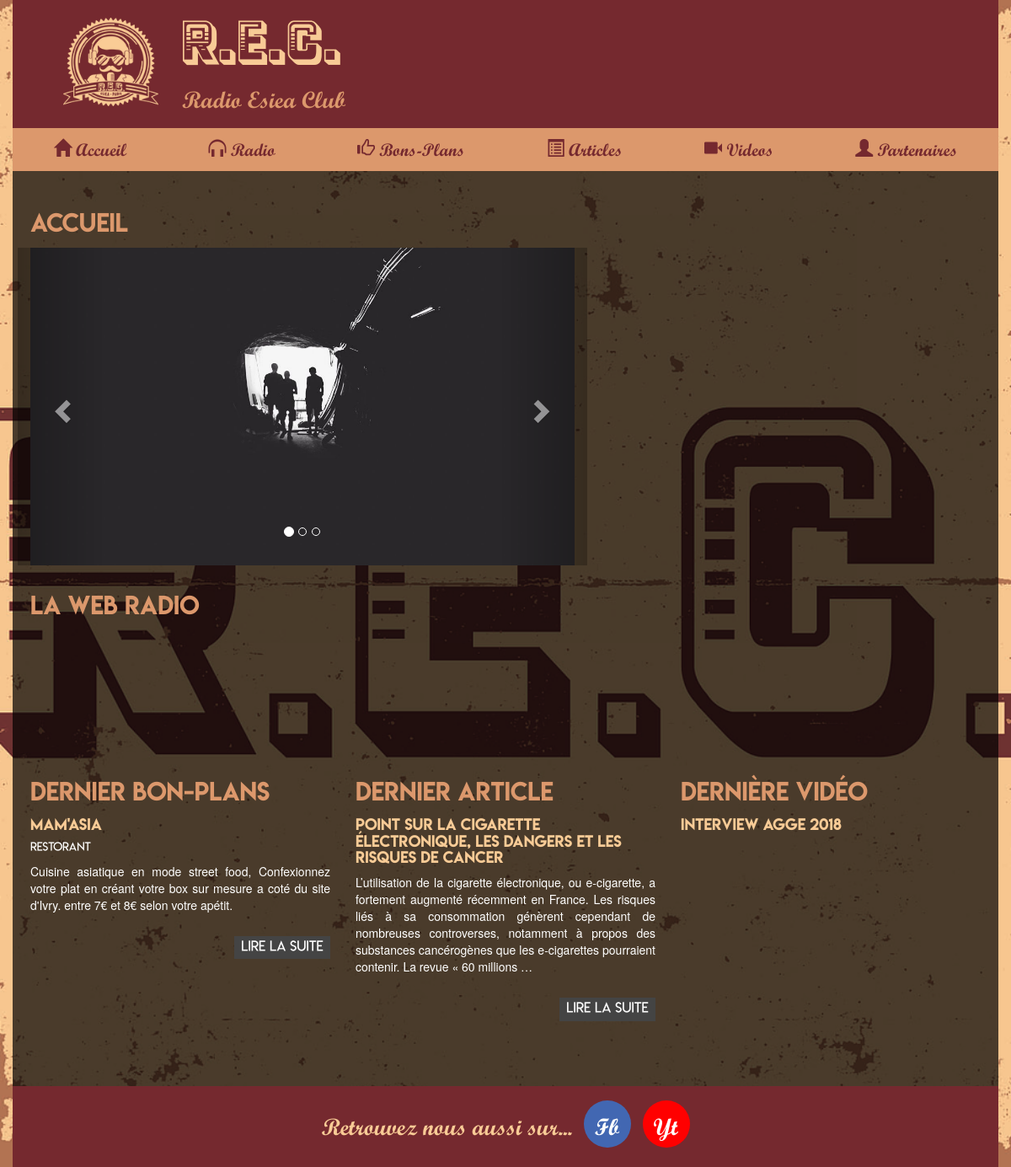
/, run on an earlier commit of the app's database.
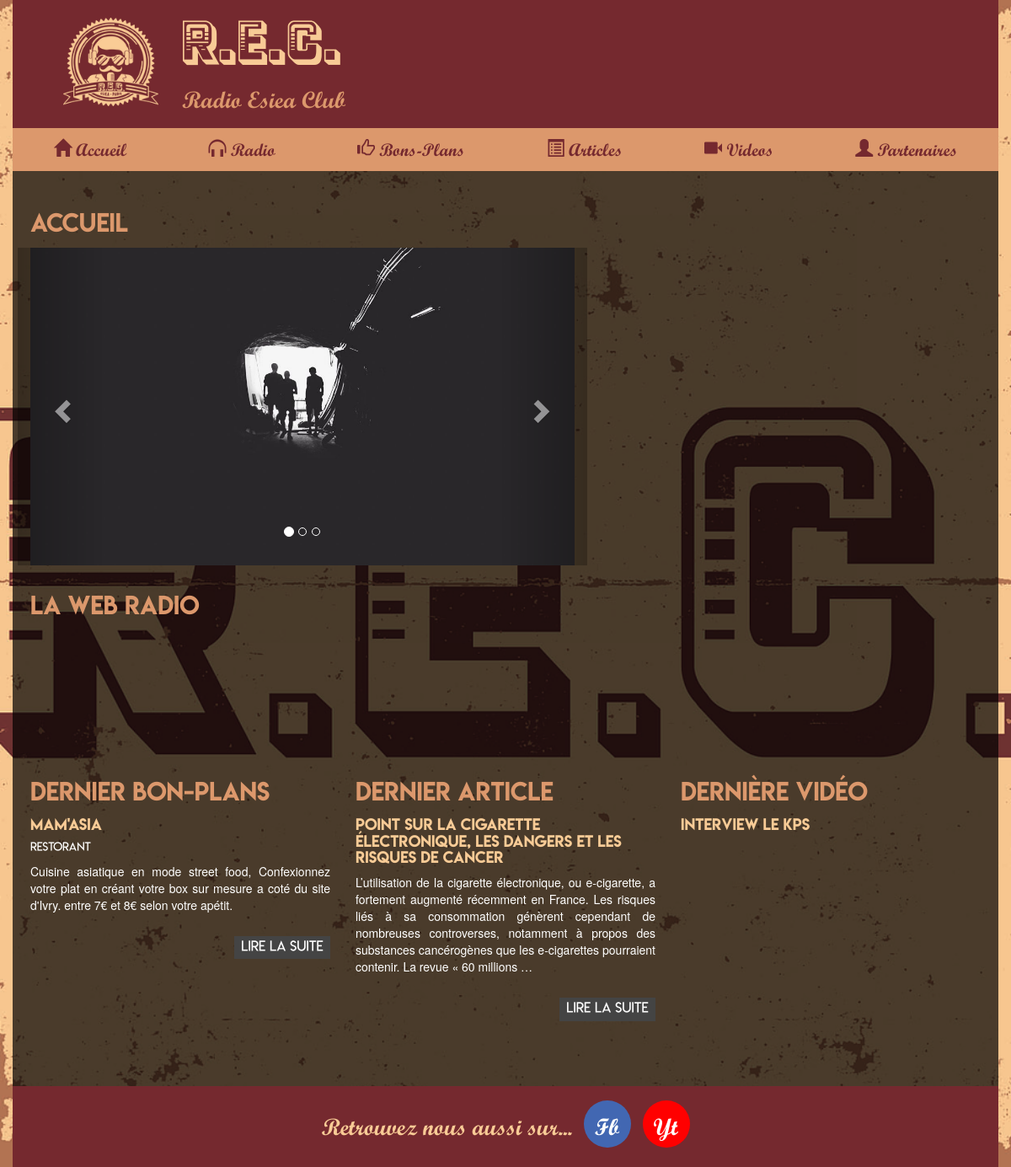
And on a later commit of the database.
### blog/models.py (models this page shows, shortened)
class BonPlan(models.Model):
    titre = models.CharField(max_length=200)
    auteur = models.CharField(max_length=200, default='', blank=True)
    type = models.CharField(max_length=250)
    adresse = models.CharField(max_length=500)
    contenu = models.TextField(null=True)
    date = models.DateTimeField(auto_now_add=True, auto_now=False, verbose_name="Date de parution")

class Article(models.Model):
    titre = models.CharField(max_length=200)
    auteur = models.CharField(max_length=200, default='', blank=True)
    photo = models.ImageField(null=True, upload_to="Photo_Article/", default='')
    contenu = models.TextField(null=True)
    date = models.DateTimeField(auto_now_add=True, auto_now=False, verbose_name="Date de parution")

class Video(models.Model):
    titre = models.CharField(max_length=200, default='')
    ybUrl = models.CharField(max_length=200, blank=True, default='https://www.youtube.com/embed/')
    ybId = models.CharField(max_length=200, blank=True, default='')

### blog/views.py (the view)
# urls.py: url(r'^$', views.home, name='accueil'),
def home(request):
    bonplans = BonPlan.objects.all()
    articles = Article.objects.all()
    videos = Video.objects.all()
    descriptions = Description.objects.all()
    return render(request, 'home.html', {'derniers_bonplans': bonplans, 'derniers_articles': articles, 'dernieres_videos': videos, 'descriptions': descriptions})

### blog/templates/home.html (shortened to what this page needs)
{% extends "base.html" %}
{% block content %}
<h2>Accueil</h2>
<div class="row">
<div id="myCarousel" class="carousel slide col-md-7" data-ride="carousel">
  <ol class="carousel-indicators">
    <li data-target="#myCarousel" data-slide-to="0" class="active"></li>
    <li data-target="#myCarousel" data-slide-to="1"></li>
    <li data-target="#myCarousel" data-slide-to="2"></li>
  </ol>
  <div class="carousel-inner">
    <div class="item active">
      <img src="/static/img/la.jpg" alt="Los Angeles" style="width:100%;">
    </div>
  </div>
  <a class="left carousel-control" href="#myCarousel" data-slide="prev">
    <span class="glyphicon glyphicon-chevron-left"></span>
  </a>
  <a class="right carousel-control" href="#myCarousel" data-slide="next">
    <span class="glyphicon glyphicon-chevron-right"></span>
  </a>
</div>
<div class="col-md-5">
</div>
</div>
<div>
  <h2>La Web Radio</h2>
    <span style="display: inline; width: 100%">
	  <iframe height="100" style="margin-left:20px;" width="220" frameborder="0" src="dedi" scrolling="no"></iframe>
  </span>
</div>
<div class="row">
  <div class="col-lg-4">
    <h2>Dernier Bon-Plans</h2>
    {% for bonplan in derniers_bonplans %}
      {% if forloop.last %}
          <h3>{{ bonplan.titre }}</h3>
          <h4>{{ bonplan.type }}</h4>
          <div class="article-content">
            {{ bonplan.contenu|truncatewords_html:40 }}
          </div>
          <br>
          <div class="article-footer">
            <a href="{% url 'bonplan' bonplan.id %}" class="article-read-more">Lire la suite</a>
          </div>
      {% endif %}
    {% endfor %}
  </div>
  <div class="col-lg-4">
    <h2>Dernier Article</h2>
    {% for article in derniers_articles %}
      {% if forloop.last %}
          <h3>{{ article.titre }}</h3>
          <div class="article-content">
            {{ article.contenu|truncatewords_html:40 }}
          </div>
          <br>
          <div class="article-footer">
            <a href="{% url 'article' article.id %}" class="article-read-more">Lire la suite</a>
          </div>
      {% endif %}
    {% endfor %}
  </div>
  <div class="col-lg-4">
    <h2>Dernière Vidéo</h2>
    {% for video in dernieres_videos %}
      {% if forloop.last %}
          <h3>{{ video.titre }}</h3>
          <div class="col-md-4">
            <iframe width="auto" height="170em" src="{{ video.ybUrl }}{{ video.ybId }}" frameborder="0" allow="encrypted-media" allowfullscreen></iframe>
          </div>
      {% endif %}
    {% endfor %}
  </div>
</div>
{% endblock %}

What changed in the data, as far as the page shows it:
no longer on this page (row unchanged): Video: titre "Interview AGGE 2018"
added Video: titre "Interview le KPS"
